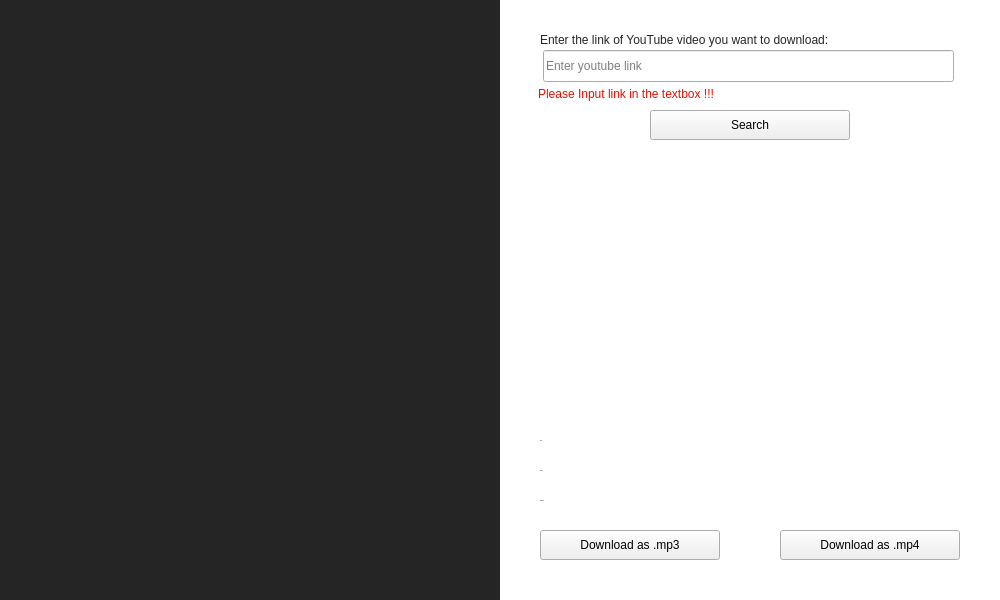
<?xml version="1.0" encoding="UTF-8"?>
<ui version="4.0">
 <class>form</class>
 <widget class="QWidget" name="form">
  <property name="geometry">
   <rect>
    <x>0</x>
    <y>0</y>
    <width>1000</width>
    <height>600</height>
   </rect>
  </property>
  <property name="sizePolicy">
   <sizepolicy hsizetype="Fixed" vsizetype="Fixed">
    <horstretch>0</horstretch>
    <verstretch>0</verstretch>
   </sizepolicy>
  </property>
  <property name="minimumSize">
   <size>
    <width>1000</width>
    <height>600</height>
   </size>
  </property>
  <property name="maximumSize">
   <size>
    <width>1000</width>
    <height>600</height>
   </size>
  </property>
  <property name="windowTitle">
   <string>Form</string>
  </property>
  <property name="styleSheet">
   <string notr="true">#form{

	background-color: rgb(255, 255, 255);
}</string>
  </property>
  <widget class="QWidget" name="container1" native="true">
   <property name="geometry">
    <rect>
     <x>0</x>
     <y>0</y>
     <width>500</width>
     <height>600</height>
    </rect>
   </property>
   <property name="sizePolicy">
    <sizepolicy hsizetype="Fixed" vsizetype="Fixed">
     <horstretch>0</horstretch>
     <verstretch>0</verstretch>
    </sizepolicy>
   </property>
   <property name="minimumSize">
    <size>
     <width>500</width>
     <height>600</height>
    </size>
   </property>
   <property name="maximumSize">
    <size>
     <width>500</width>
     <height>600</height>
    </size>
   </property>
   <property name="styleSheet">
    <string notr="true">#container1{
background: #252525;
}</string>
   </property>
   <widget class="QLabel" name="label">
    <property name="geometry">
     <rect>
      <x>100</x>
      <y>100</y>
      <width>277</width>
      <height>348</height>
     </rect>
    </property>
    <property name="sizePolicy">
     <sizepolicy hsizetype="Fixed" vsizetype="Fixed">
      <horstretch>0</horstretch>
      <verstretch>0</verstretch>
     </sizepolicy>
    </property>
    <property name="minimumSize">
     <size>
      <width>277</width>
      <height>348</height>
     </size>
    </property>
    <property name="maximumSize">
     <size>
      <width>277</width>
      <height>348</height>
     </size>
    </property>
    <property name="text">
     <string/>
    </property>
    <property name="pixmap">
     <pixmap>../images/logopage.png</pixmap>
    </property>
    <property name="alignment">
     <set>Qt::AlignCenter</set>
    </property>
   </widget>
  </widget>
  <widget class="QWidget" name="container2" native="true">
   <property name="geometry">
    <rect>
     <x>500</x>
     <y>0</y>
     <width>501</width>
     <height>601</height>
    </rect>
   </property>
   <property name="styleSheet">
    <string notr="true">#container2{
background:#FFFFFF;
}</string>
   </property>
   <widget class="QLineEdit" name="linkInput">
    <property name="geometry">
     <rect>
      <x>43</x>
      <y>50</y>
      <width>411</width>
      <height>32</height>
     </rect>
    </property>
    <property name="focusPolicy">
     <enum>Qt::ClickFocus</enum>
    </property>
    <property name="styleSheet">
     <string notr="true">@import url('https://fonts.googleapis.com/css2?family=Poppins:wght@300&amp;display=swap');

#linkInput{
font-family: 'Poppins', sans-serif;
padding-left:5px;
border-radius: 5px;
border: 1px solid #E8E8E8;
background: #FFF;
}
#linkInput:focus{
border: 1px solid #EC3333;
}</string>
    </property>
    <property name="placeholderText">
     <string>Enter youtube link</string>
    </property>
   </widget>
   <widget class="QLabel" name="label1">
    <property name="geometry">
     <rect>
      <x>40</x>
      <y>30</y>
      <width>431</width>
      <height>20</height>
     </rect>
    </property>
    <property name="styleSheet">
     <string notr="true">@import url('https://fonts.googleapis.com/css2?family=Poppins:wght@300&amp;display=swap');

#label1{
font-family: 'Poppins', sans-serif;
padding-left:1px;

}
</string>
    </property>
    <property name="text">
     <string>&lt;html&gt;&lt;head/&gt;&lt;body&gt;&lt;p&gt;&lt;span style=&quot; color:#252525;&quot;&gt;Enter the link of YouTube video you want to download:&lt;/span&gt;&lt;/p&gt;&lt;/body&gt;&lt;/html&gt;</string>
    </property>
   </widget>
   <widget class="QPushButton" name="btnSearch">
    <property name="geometry">
     <rect>
      <x>150</x>
      <y>110</y>
      <width>200</width>
      <height>30</height>
     </rect>
    </property>
    <property name="sizePolicy">
     <sizepolicy hsizetype="Fixed" vsizetype="Fixed">
      <horstretch>0</horstretch>
      <verstretch>0</verstretch>
     </sizepolicy>
    </property>
    <property name="minimumSize">
     <size>
      <width>200</width>
      <height>30</height>
     </size>
    </property>
    <property name="maximumSize">
     <size>
      <width>200</width>
      <height>30</height>
     </size>
    </property>
    <property name="cursor">
     <cursorShape>PointingHandCursor</cursorShape>
    </property>
    <property name="styleSheet">
     <string notr="true">@import url('https://fonts.googleapis.com/css2?family=Poppins:wght@300,500&amp;display=swap');

#btnSearch{
font-family: 'Poppins', sans-serif;
border-radius: 5px;
background: #CA3232;
color:white;
letter-spacing: 0.13px;
}
#btnSearch:hover{
background: #EC3333;
}
</string>
    </property>
    <property name="text">
     <string>Search</string>
    </property>
   </widget>
   <widget class="QLabel" name="imgThumbnail">
    <property name="geometry">
     <rect>
      <x>40</x>
      <y>160</y>
      <width>415</width>
      <height>247</height>
     </rect>
    </property>
    <property name="sizePolicy">
     <sizepolicy hsizetype="Fixed" vsizetype="Fixed">
      <horstretch>0</horstretch>
      <verstretch>0</verstretch>
     </sizepolicy>
    </property>
    <property name="minimumSize">
     <size>
      <width>415</width>
      <height>247</height>
     </size>
    </property>
    <property name="maximumSize">
     <size>
      <width>415</width>
      <height>247</height>
     </size>
    </property>
    <property name="styleSheet">
     <string notr="true">border-radius: 5px;</string>
    </property>
    <property name="text">
     <string/>
    </property>
    <property name="textFormat">
     <enum>Qt::PlainText</enum>
    </property>
    <property name="pixmap">
     <pixmap>../images/thnail.png</pixmap>
    </property>
    <property name="scaledContents">
     <bool>true</bool>
    </property>
    <property name="alignment">
     <set>Qt::AlignCenter</set>
    </property>
    <property name="wordWrap">
     <bool>false</bool>
    </property>
   </widget>
   <widget class="QLabel" name="lblTitle">
    <property name="geometry">
     <rect>
      <x>40</x>
      <y>430</y>
      <width>411</width>
      <height>20</height>
     </rect>
    </property>
    <property name="sizePolicy">
     <sizepolicy hsizetype="Fixed" vsizetype="Fixed">
      <horstretch>0</horstretch>
      <verstretch>0</verstretch>
     </sizepolicy>
    </property>
    <property name="minimumSize">
     <size>
      <width>400</width>
      <height>20</height>
     </size>
    </property>
    <property name="maximumSize">
     <size>
      <width>440</width>
      <height>20</height>
     </size>
    </property>
    <property name="font">
     <font>
      <family>Poppins</family>
      <pointsize>-1</pointsize>
     </font>
    </property>
    <property name="styleSheet">
     <string notr="true">@import url('https://fonts.googleapis.com/css2?family=Poppins:wght@400&amp;display=swap');

#lblTitle{
font-family: 'Poppins', sans-serif;
font-size:12px;
}
</string>
    </property>
    <property name="text">
     <string>Title : </string>
    </property>
   </widget>
   <widget class="QLabel" name="lblViews">
    <property name="geometry">
     <rect>
      <x>40</x>
      <y>460</y>
      <width>440</width>
      <height>20</height>
     </rect>
    </property>
    <property name="sizePolicy">
     <sizepolicy hsizetype="Fixed" vsizetype="Fixed">
      <horstretch>0</horstretch>
      <verstretch>0</verstretch>
     </sizepolicy>
    </property>
    <property name="minimumSize">
     <size>
      <width>440</width>
      <height>20</height>
     </size>
    </property>
    <property name="maximumSize">
     <size>
      <width>440</width>
      <height>20</height>
     </size>
    </property>
    <property name="font">
     <font>
      <family>Poppins</family>
      <pointsize>-1</pointsize>
     </font>
    </property>
    <property name="styleSheet">
     <string notr="true">@import url('https://fonts.googleapis.com/css2?family=Poppins:wght@400&amp;display=swap');

#lblViews{
font-family: 'Poppins', sans-serif;
font-size:12px;
}
</string>
    </property>
    <property name="text">
     <string>Views : </string>
    </property>
   </widget>
   <widget class="QLabel" name="lblDuration">
    <property name="geometry">
     <rect>
      <x>40</x>
      <y>490</y>
      <width>440</width>
      <height>20</height>
     </rect>
    </property>
    <property name="sizePolicy">
     <sizepolicy hsizetype="Fixed" vsizetype="Fixed">
      <horstretch>0</horstretch>
      <verstretch>0</verstretch>
     </sizepolicy>
    </property>
    <property name="minimumSize">
     <size>
      <width>440</width>
      <height>20</height>
     </size>
    </property>
    <property name="maximumSize">
     <size>
      <width>440</width>
      <height>20</height>
     </size>
    </property>
    <property name="font">
     <font>
      <family>Poppins</family>
      <pointsize>-1</pointsize>
     </font>
    </property>
    <property name="styleSheet">
     <string notr="true">@import url('https://fonts.googleapis.com/css2?family=Poppins:wght@400&amp;display=swap');

#lblDuration{
font-family: 'Poppins', sans-serif;
font-size:12px;
}
</string>
    </property>
    <property name="text">
     <string>Duration :</string>
    </property>
   </widget>
   <widget class="QPushButton" name="btnMp3">
    <property name="geometry">
     <rect>
      <x>40</x>
      <y>530</y>
      <width>180</width>
      <height>30</height>
     </rect>
    </property>
    <property name="cursor">
     <cursorShape>PointingHandCursor</cursorShape>
    </property>
    <property name="styleSheet">
     <string notr="true">@import url('https://fonts.googleapis.com/css2?family=Poppins:wght@400&amp;display=swap');

#btnMp3{
font-family: 'Poppins', sans-serif;
border-radius: 5px;
background: #CA3232;
color:white;
font-weight:400;
letter-spacing: 0.13px;
}
#btnMp3:hover{
background: #EC3333;
}
</string>
    </property>
    <property name="text">
     <string>Download as .mp3</string>
    </property>
   </widget>
   <widget class="QPushButton" name="btnMp4">
    <property name="geometry">
     <rect>
      <x>280</x>
      <y>530</y>
      <width>180</width>
      <height>30</height>
     </rect>
    </property>
    <property name="cursor">
     <cursorShape>PointingHandCursor</cursorShape>
    </property>
    <property name="styleSheet">
     <string notr="true">@import url('https://fonts.googleapis.com/css2?family=Poppins:wght@400&amp;display=swap');

#btnMp4{
font-family: 'Poppins', sans-serif;
border-radius: 5px;
background: #CA3232;
color:white;
font-weight:400;
letter-spacing: 0.13px;
}
#btnMp4:hover{
background: #EC3333;
}
</string>
    </property>
    <property name="text">
     <string>Download as .mp4</string>
    </property>
   </widget>
   <widget class="QLabel" name="errorMessage">
    <property name="geometry">
     <rect>
      <x>38</x>
      <y>79</y>
      <width>411</width>
      <height>31</height>
     </rect>
    </property>
    <property name="styleSheet">
     <string notr="true">@import url('https://fonts.googleapis.com/css2?family=Poppins:wght@300&amp;display=swap');

#errorMessage{
font-family: 'Poppins', sans-serif;
padding-left:3px;
color:#F43423;
}
</string>
    </property>
    <property name="text">
     <string>&lt;html&gt;&lt;head/&gt;&lt;body&gt;&lt;p&gt;&lt;span style=&quot; color:#e60f00;&quot;&gt;Please Input link in the textbox !!!&lt;/span&gt;&lt;/p&gt;&lt;/body&gt;&lt;/html&gt;</string>
    </property>
   </widget>
  </widget>
 </widget>
 <resources/>
 <connections/>
</ui>
